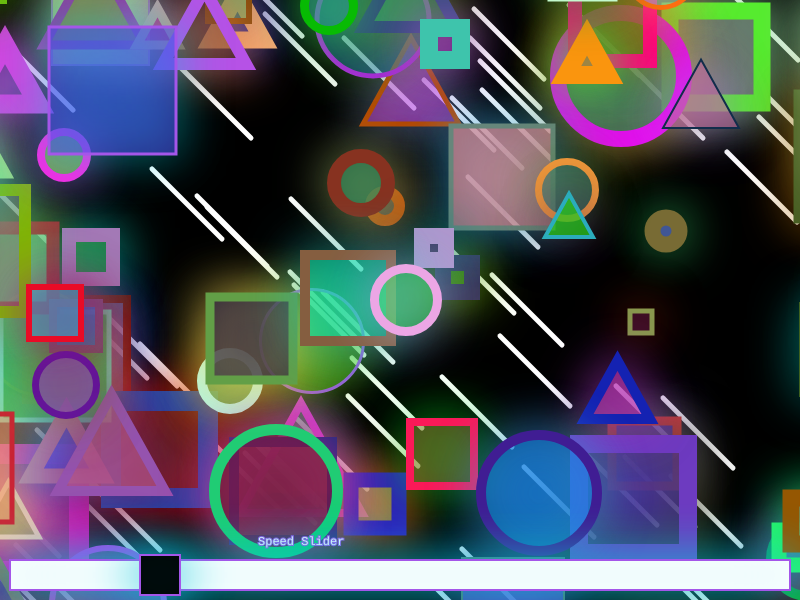
Frame 1 (no input)
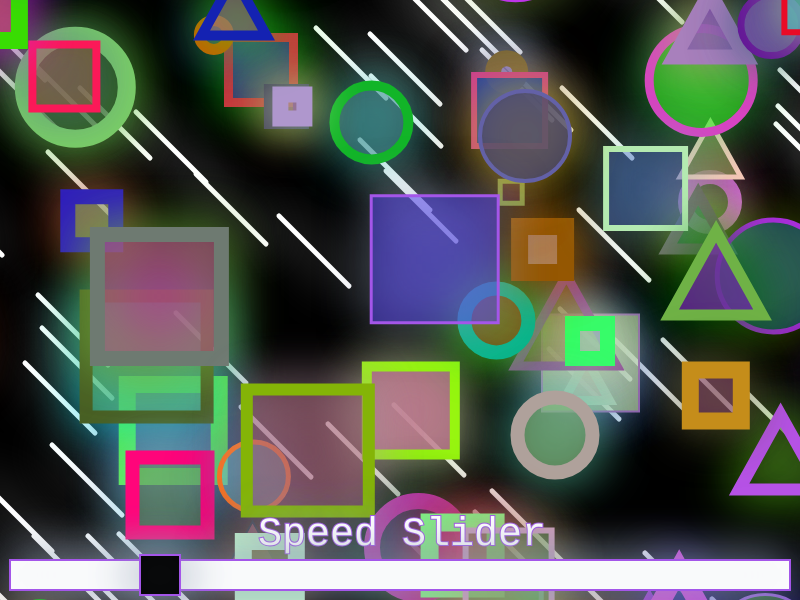
Frame 60 (no input)
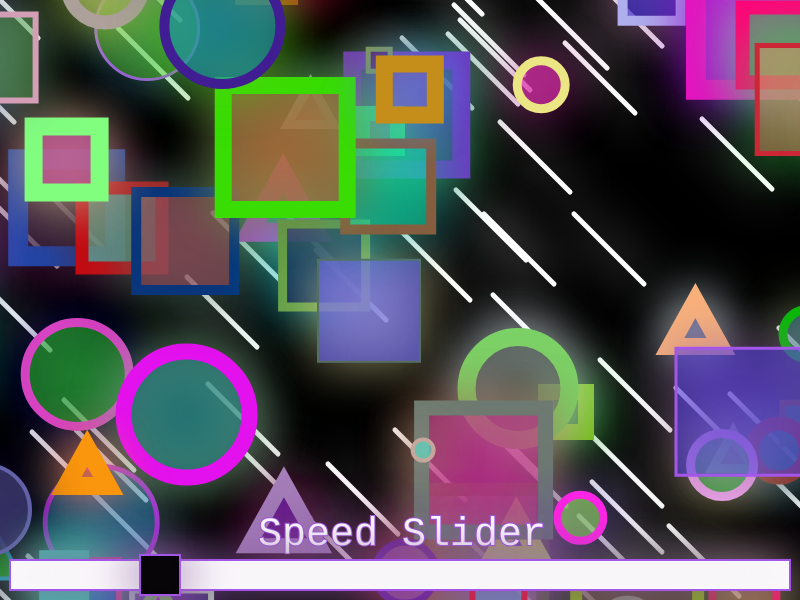
Frame 120 (the mouse pressed at the canvas centre since frame 60)

The p5.js sketch that drew these frames (run headless with seeded random() and noise() and a simulated clock; from frame 60 on, the mouse is pressed at the canvas centre):

// p5.js sketch
// ── sketch.js
let randomX = []
let randomY = []
let randomColor = []
let randomShape = []
let randomShapeCount;
let randomSize = []
let randomOutlineColor = []
let randomOutlineSize = []
let randomGlowColor = []
let randomSterrenX = []
let randomSterrenY = []
let randomSterrenSpeed = []
let speedControl;

function setup() {
  createCanvas(800, 600);
  randomShapeCount = round(random(70, 100))
  for (let p = 0; p < 80; p++) {
    randomSterrenX.push(round(random(-100, 900)))
    randomSterrenY.push(round(random(-100, 700)))
    randomSterrenSpeed.push(round(random(5, 12)))
  }
  for (let o = 0; o < randomShapeCount; o++) {
    randomX.push(round(random(-100, 900)))
    randomY.push(round(random(-100, 700)))
    randomColor.push(color(round(random(0, 255)), round(random(0, 255)), round(random(0, 255)), round(random(100, 200))))
    randomSize.push(round(random(20, 130)))
    randomOutlineColor.push(color(round(random(0, 255)), round(random(0, 255)), round(random(0, 255))))
    randomGlowColor.push(color(random(0, 255), random(0, 255), random(0, 255)))
    randomOutlineSize.push(round(random(2, 20)))
    randomShape.push(round(random(0, 2)))
  }

  speedControl = 130
}

function draw() {
  background(0);
  if (mouseY > 560 && mouseY < 600 && mouseX > 29 && mouseX < 800)
    speedControl = mouseX - 28
  if (frameCount % 30 === 0) {
    randomGlowColor.splice(0, randomShapeCount)
    for (let o = 0; o < randomShapeCount; o++) {
      randomGlowColor.push(color(random(0, 255), random(0, 255), random(0, 255)))
    }
  }

  for (let j = 0; j < 80; j++) {
    fill(255)
    drawingContext.shadowColor = color(255)
    stroke(255)
    strokeWeight(5)
    line(randomSterrenX[j], randomSterrenY[j], randomSterrenX[j] - 70, randomSterrenY[j] - 70)
    randomSterrenX[j] = randomSterrenX[j] + randomSterrenSpeed[j]
    randomSterrenY[j] = randomSterrenY[j] + randomSterrenSpeed[j]

    if (randomSterrenX[j] >= 930) {
      randomSterrenX[j] = -130
    }
    if (randomSterrenY[j] >= 730) {
      randomSterrenY[j] = -130
    }
  }
  for (let i = 0; i < randomShapeCount; i++) {
    fill(randomColor[i])
    drawingContext.shadowBlur = 50
    drawingContext.shadowColor = randomGlowColor[i]
    stroke(randomOutlineColor[i])
    strokeWeight(randomOutlineSize[i])
    if (randomShape[i] == 0) {
      circle(randomX[i], randomY[i], randomSize[i])
    }
    if (randomShape[i] == 1) {
      square(randomX[i], randomY[i], randomSize[i])
    }
    if (randomShape[i] == 2) {
      triangle(randomX[i], randomY[i], randomX[i] + randomSize[i] / 2, randomY[i] - 0.9 * randomSize[i], randomX[i] + randomSize[i], randomY[i])
    }
    randomX[i] = randomX[i] - randomSize[i] / 13 * (speedControl / 100)
    randomY[i] = randomY[i] - randomSize[i] / 13 * (speedControl / 100)
    if (randomX[i] <= -130) {
      randomX[i] = 930
    }
    if (randomY[i] <= -130) {
      randomY[i] = 780
    }
  }
  if (speedControl > 760) {
    speedControl = 740
  }
  if (speedControl < 0) {
    speedControl = 0
  }
  fill(255, 255)
  strokeWeight(2)
  stroke(randomGlowColor)
  textFont("Courier New")
  text("Speed Slider", 258, 545)
  textSize(40)
  rect(10, 560, 780, 30)
  fill(0, 255)
  square(10 + speedControl, 555, 40)
}

function keyPressed() {
  if (keyCode === 32) {
    randomX = []
    randomY = []
    randomColor = []
    randomShape = []
    randomShapeCount = round(random(70, 100))
    randomSize = []
    randomOutlineColor = []
    randomOutlineSize = []
    randomSterrenX = []
    randomSterrenY = []
    randomSterrenSpeed = []
    for (let o = 0; o < randomShapeCount; o++) {
      randomX.push(round(random(-100, 900)))
      randomY.push(round(random(-100, 700)))
      randomColor.push(color(round(random(0, 255)), round(random(0, 255)), round(random(0, 255)), round(random(100, 200))))
      randomShape.push(round(random(0, 2)))
      randomSize.push(round(random(20, 130)))
      randomOutlineColor.push(color(round(random(0, 255)), round(random(0, 255)), round(random(0, 255))))
      randomOutlineSize.push(round(random(2, 20)))
    }
    for (let p = 0; p < 80; p++) {
      randomSterrenX.push(round(random(-100, 900)))
      randomSterrenY.push(round(random(-100, 700)))
      randomSterrenSpeed.push(round(random(5, 12)))
    }
  }
  if (keyCode === 8) {
    randomColor = []
    randomOutlineColor = []

    for (let o = 0; o < randomShapeCount; o++) {
      randomColor.push(color(round(random(0, 255)), round(random(0, 255)), round(random(0, 255)), round(random(100, 200))))
      randomOutlineColor.push(color(round(random(0, 255)), round(random(0, 255)), round(random(0, 255))))
    }
  }
}
